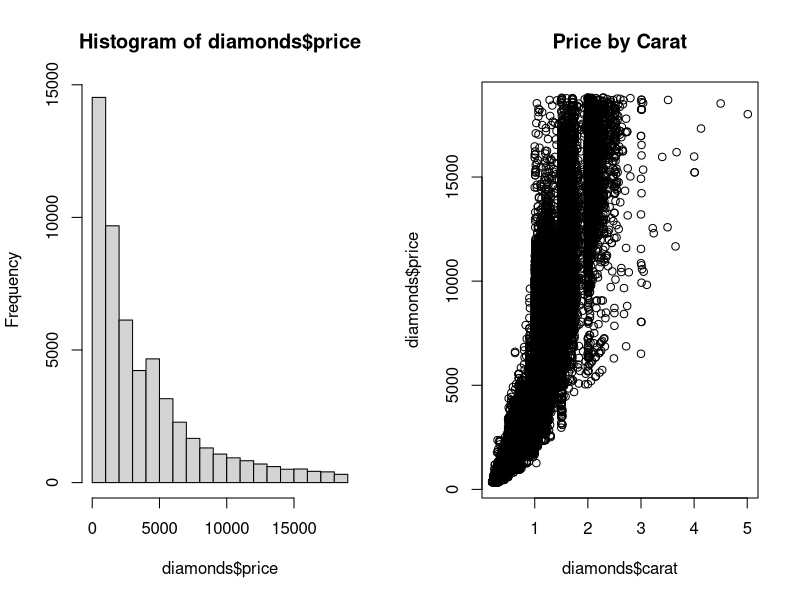
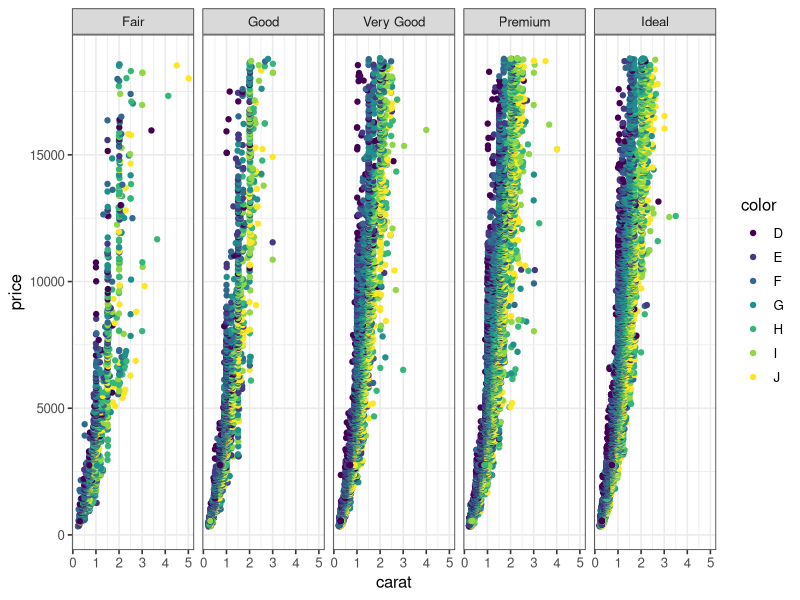

The R source for these figures, in order:
## ---- chunk 1
knitr::opts_chunk$set(echo = FALSE, message = FALSE)

# Load packages
library(knitr)
library(tidyverse)
## ---- chunk 2
example("mean")
## ---- chunk 3
par(mfrow = c(1,2))
hist(diamonds$price)
plot(x = diamonds$carat, y = diamonds$price, main = "Price by Carat")
## ---- chunk 4
data(diamonds)
ggplot(diamonds) +
  geom_point(aes(x = carat, y = price, color = color)) +
  facet_wrap(~cut, nrow = 1) +
  theme_bw(base_size = 12)
